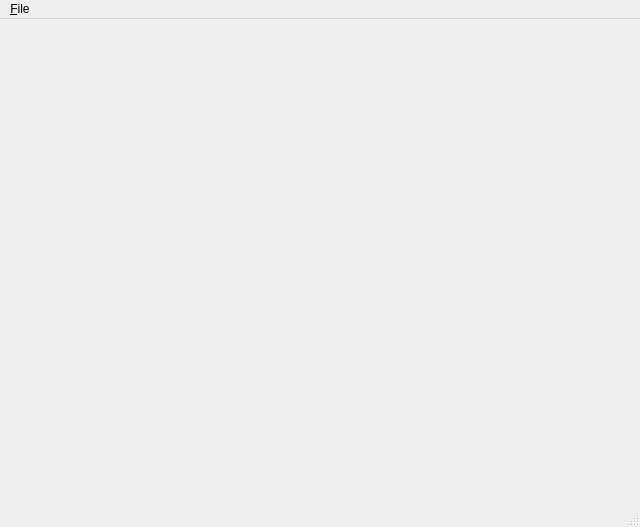
<?xml version="1.0" encoding="UTF-8"?>
<ui version="4.0">
 <class>QeekDemoWindow</class>
 <widget class="QMainWindow" name="QeekDemoWindow">
  <property name="geometry">
   <rect>
    <x>0</x>
    <y>0</y>
    <width>640</width>
    <height>527</height>
   </rect>
  </property>
  <property name="windowTitle">
   <string>QeekDemo</string>
  </property>
  <widget class="QWidget" name="centralwidget"/>
  <widget class="QMenuBar" name="menubar">
   <property name="geometry">
    <rect>
     <x>0</x>
     <y>0</y>
     <width>640</width>
     <height>21</height>
    </rect>
   </property>
   <widget class="QMenu" name="menu_File">
    <property name="title">
     <string>&amp;File</string>
    </property>
    <addaction name="actionSaveFrame"/>
    <addaction name="separator"/>
    <addaction name="actionExit"/>
   </widget>
   <addaction name="menu_File"/>
  </widget>
  <widget class="QStatusBar" name="statusbar"/>
  <action name="actionSaveFrame">
   <property name="text">
    <string>&amp;Save Frame</string>
   </property>
   <property name="shortcut">
    <string>Ctrl+S</string>
   </property>
  </action>
  <action name="actionExit">
   <property name="text">
    <string>E&amp;xit </string>
   </property>
   <property name="shortcut">
    <string>Ctrl+X</string>
   </property>
  </action>
 </widget>
 <resources/>
 <connections>
  <connection>
   <sender>actionExit</sender>
   <signal>triggered()</signal>
   <receiver>QeekDemoWindow</receiver>
   <slot>close()</slot>
   <hints>
    <hint type="sourcelabel">
     <x>-1</x>
     <y>-1</y>
    </hint>
    <hint type="destinationlabel">
     <x>319</x>
     <y>263</y>
    </hint>
   </hints>
  </connection>
 </connections>
</ui>
